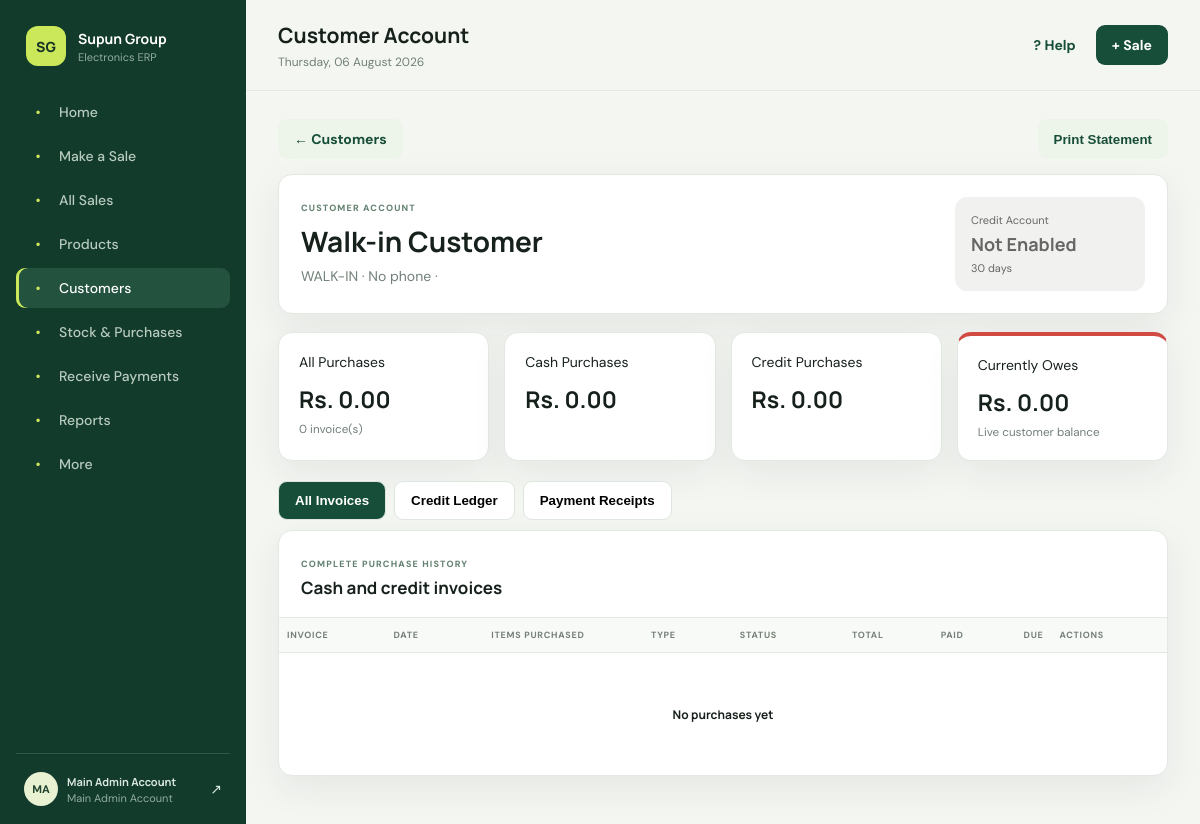
Screenshot of /customer_view.php?id=1 (signed in) with the database file from the repository.
### tables this page shows
CREATE TABLE customers (id BIGINT UNSIGNED PRIMARY KEY AUTO_INCREMENT, customer_code VARCHAR(60) UNIQUE NOT NULL, name VARCHAR(160) NOT NULL, business_name VARCHAR(160), phone VARCHAR(30), email VARCHAR(190), address TEXT, customer_type ENUM('retail','wholesale','both') DEFAULT 'retail', credit_enabled BOOLEAN DEFAULT FALSE, default_payment_period VARCHAR(30) DEFAULT '30_days', outstanding DECIMAL(18,2) DEFAULT 0, total_sales DECIMAL(18,2) DEFAULT 0, total_payments DECIMAL(18,2) DEFAULT 0, last_purchase_at DATETIME NULL, last_payment_at DATETIME NULL, status ENUM('active','inactive') DEFAULT 'active', created_at TIMESTAMP DEFAULT CURRENT_TIMESTAMP, updated_at TIMESTAMP DEFAULT CURRENT_TIMESTAMP ON UPDATE CURRENT_TIMESTAMP, INDEX(name), INDEX(phone));

### bootstrap.php (called while the page is built, shortened)
<?php
function e(mixed $value): string { return htmlspecialchars((string)$value, ENT_QUOTES, 'UTF-8'); }
function money(float|int|string|null $value): string { return 'Rs. ' . number_format((float)$value, 2); }

### customer_view.php (the view, shortened to what this page needs)
<?php
require __DIR__.'/bootstrap.php';require_auth();if(!can('customers.view')){http_response_code(403);exit('Forbidden');}require __DIR__.'/partials.php';$id=(int)($_GET['id']??0);$s=$db->prepare('SELECT * FROM customers WHERE id=?');$s->execute([$id]);$customer=$s->fetch();if(!$customer){http_response_code(404);exit('Customer not found');}
$s=$db->prepare('SELECT s.*,u.display_name cashier,(SELECT GROUP_CONCAT(CONCAT(p.name," x ",si.quantity) SEPARATOR ", ") FROM sale_items si JOIN products p ON p.id=si.product_id WHERE si.sale_id=s.id) items FROM sales s JOIN users u ON u.id=s.created_by WHERE s.customer_id=? ORDER BY s.sale_date DESC,s.id DESC');$s->execute([$id]);$sales=$s->fetchAll();$s=$db->prepare('SELECT p.*,u.display_name collector FROM customer_payments p JOIN users u ON u.id=p.collected_by WHERE p.customer_id=? ORDER BY p.payment_date DESC,p.id DESC');$s->execute([$id]);$payments=$s->fetchAll();
$totalSales=array_sum(array_map(fn($r)=>(float)$r['total'],$sales));$cashSales=array_sum(array_map(fn($r)=>$r['payment_type']==='cash'?(float)$r['total']:0,$sales));$creditSales=array_sum(array_map(fn($r)=>$r['payment_type']==='credit'?(float)$r['total']:0,$sales));?>
<div class="account-actions"><a class="btn secondary" href="customers.php">← Customers</a><button class="btn secondary" onclick="window.print()">Print Statement</button></div><section class="account-head panel"><div><span class="eyebrow">Customer account</span><h2><?=e($customer['name'])?></h2><p><?=e($customer['customer_code'])?> · <?=e($customer['phone']?:'No phone')?> · </p></div><div class="credit-state <?=$customer['credit_enabled']?'enabled':'disabled'?>"><span>Credit Account</span><b><?=$customer['credit_enabled']?'Enabled':'Not Enabled'?></b><small><?=e(str_replace('_',' ',$customer['default_payment_period']))?></small></div></section><section class="kpi-grid account-kpis"><article class="kpi"><span>All Purchases</span><strong><?=money($totalSales)?></strong><small><?=count($sales)?> invoice(s)</small></article><article class="kpi"><span>Cash Purchases</span><strong><?=money($cashSales)?></strong></article><article class="kpi"><span>Credit Purchases</span><strong><?=money($creditSales)?></strong></article><article class="kpi balance-card"><span>Currently Owes</span><strong><?=money($customer['outstanding'])?></strong><small>Live customer balance</small></article></section><section class="account-tabs"><button class="active" data-tab="sales">All Invoices</button><button data-tab="ledger">Credit Ledger</button><button data-tab="payments">Payment Receipts</button></section><section class="panel table-panel account-section active" id="sales"><div class="panel-head"><div><span class="eyebrow">Complete purchase history</span><h3>Cash and credit invoices</h3></div></div><div class="table-wrap"><table><thead><tr><th>Invoice</th><th>Date</th><th>Items Purchased</th><th>Type</th><th>Status</th><th class="right">Total</th><th class="right">Paid</th><th class="right">Due</th><th></th></tr></thead><tbody><?php if(!$sales):?><tr><td colspan="9"><div class="empty-state compact"><b>No purchases yet</b></div></td></tr><?php endif;?></tbody></table></div></section>

### assets/app.css (style rules this page uses)
:root { --ink:#17211b;--muted:#718078;--paper:#f4f6f2;--card:#fff;--line:#e3e8e2;--green:#174e39;--lime:#cbe85b;--soft:#edf4e9;--danger:#b83b3b;--warn:#ad721b;--shadow:0 12px 36px rgba(31,49,39,.07) }
* { box-sizing:border-box }
body { margin:0;background:var(--paper);color:var(--ink);font-family:'DM Sans',sans-serif;font-size:14px }
h1,h2,h3,strong,b { font-family:'Manrope',sans-serif }
a { color:inherit;text-decoration:none }
.btn { border:0;border-radius:9px;padding:11px 16px;font-weight:700;cursor:pointer;display:inline-block }
.btn.secondary { background:var(--soft);color:var(--green) }
.eyebrow { text-transform:uppercase;letter-spacing:.13em;font-size:9px;font-weight:800;color:#648271 }
.kpi-grid { display:grid;grid-template-columns:repeat(4,1fr);gap:15px;margin-bottom:20px }
.kpi,.panel { background:var(--card);border:1px solid var(--line);border-radius:14px;box-shadow:var(--shadow) }
.kpi { padding:20px }
.kpi strong { display:block;font-size:23px;margin:12px 0 4px }
.kpi small { color:var(--muted) }
.panel { padding:22px }
.panel-head { display:flex;justify-content:space-between;align-items:center;margin-bottom:18px }
.panel-head h3 { margin:5px 0 0;font-size:17px }
.empty-state { min-height:180px;display:flex;flex-direction:column;align-items:center;justify-content:center;color:var(--muted);gap:6px }
.empty-state b { color:var(--ink) }
.empty-state.compact { min-height:100px }
.table-panel { padding:0 }
.table-panel .panel-head { padding:22px 22px 0 }
.table-wrap { overflow:auto }
table { width:100%;border-collapse:collapse }
th { background:#f8faf7;text-transform:uppercase;letter-spacing:.08em;font-size:9px;color:#758078;text-align:left }
th,td { padding:13px 18px;border-top:1px solid var(--line);white-space:nowrap }
.right { text-align:right }

### assets/layout-fix.css (style rules this page uses)
html,body { max-width:100%;overflow-x:hidden }
.content,.sale-layout,.sale-layout>section,.sale-layout>aside,.panel,.table-wrap { min-width:0;max-width:100% }
.customer-invoice-table { table-layout:fixed;width:100%;min-width:0;font-size:12px }
.customer-invoice-table th,.customer-invoice-table td { white-space:normal!important;overflow-wrap:anywhere;padding:11px 8px!important }
.customer-invoice-table th:nth-child(1) { width:12% }
.customer-invoice-table th:nth-child(2) { width:11% }
.customer-invoice-table th:nth-child(3) { width:18% }
.customer-invoice-table th:nth-child(4) { width:10% }
.customer-invoice-table th:nth-child(5) { width:9% }
.customer-invoice-table th:nth-child(6),.customer-invoice-table th:nth-child(7),.customer-invoice-table th:nth-child(8) { width:9% }
.customer-invoice-table th:nth-child(9) { width:13% }
.table-wrap:has(.customer-invoice-table) { overflow-x:hidden }
html,body { width:100%;max-width:100%;overflow-x:hidden!important }
.app,.content,.topbar,.panel,.table-panel,.table-wrap,.page-grid,.sale-layout,.split,.toolbar,.report-head,.report-tabs,.action-banner { min-width:0!important;max-width:100%!important }
.panel-head,.report-head,.action-banner,.toolbar { flex-wrap:wrap }
.panel-head>*,form,label,input,select,textarea,.form-grid>* { min-width:0 }
.btn { max-width:100%;white-space:normal;text-align:center }
.table-wrap { width:100%;overflow-x:hidden!important;overscroll-behavior-x:none }
.table-wrap table { width:100%!important;min-width:0!important;table-layout:fixed }
.table-wrap th,.table-wrap td { white-space:normal!important;overflow-wrap:anywhere;word-break:normal;padding:11px 10px }
.table-wrap td:last-child { max-width:190px }
.account-tabs,.collection-tabs { flex-wrap:wrap;overflow-x:hidden!important }

### customer_view.php (style rules this page uses)
.account-actions { display:flex;justify-content:space-between;margin-bottom:15px }
.account-head { display:flex;justify-content:space-between;gap:20px }
.account-head h2 { font-size:28px;margin:7px 0 }
.account-head p { color:#718078;margin:4px 0 }
.credit-state { min-width:190px;padding:16px;border-radius:12px;display:flex;flex-direction:column }
.credit-state.disabled { background:#f1f2ef;color:#666 }
.credit-state span,.credit-state small { font-size:11px }
.credit-state b { font-size:18px;margin:5px 0 }
.account-kpis { margin-top:18px }
.balance-card { border-top:4px solid #d14b43 }
.account-tabs { display:flex;gap:8px;margin:20px 0 10px }
.account-tabs button { border:1px solid #dfe5df;background:#fff;padding:11px 16px;border-radius:9px;font-weight:700 }
.account-tabs button.active { background:#174e39;color:#fff }
.account-section { display:none }
.account-section.active { display:block }

### rows the page displays
customers: name "Walk-in Customer", customer_code "WALK-IN", phone "No phone", default_payment_period "30 days", outstanding "Rs. 0.00"

### other values shown
$label "Home"
$label "Make a Sale"
$label "All Sales"
$label "Products"
$label "Customers"
$label "Stock & Purchases"
$label "Receive Payments"
$label "Reports"
$label "More"
substr($u['display_name'],0,2) "MA"
$u['display_name'] "Main Admin Account"
$u['role_name'] "Main Admin Account"
$title "Customer Account"
money($totalSales) "Rs. 0.00"
count($sales) "0"
